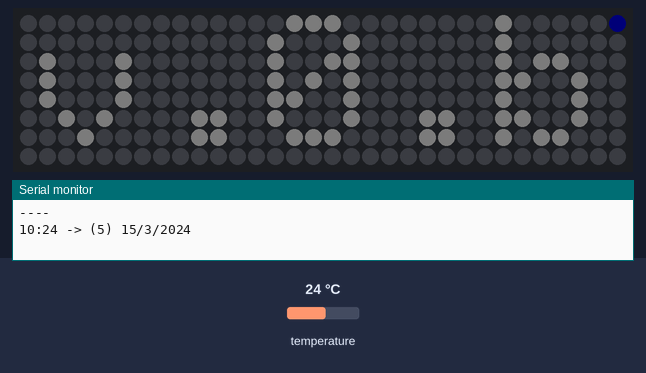
Bench run of a sketch on a simulated Arduino Uno, built with avr-gcc and run on an emulated ATmega328P. Shown: 32×8 RGB LED matrix (first LED top left, wired row by row), the last lines printed to the serial monitor. The test bench sets the inputs (shaded band); at power-on: temperature 24 °C. Dim RGB values are drawn brighter than linear; the local clock reads 2024-03-15 10:24:30 at power-on unless the sketch sets it.

Above: at 1.1 s.
At 28.2 s:
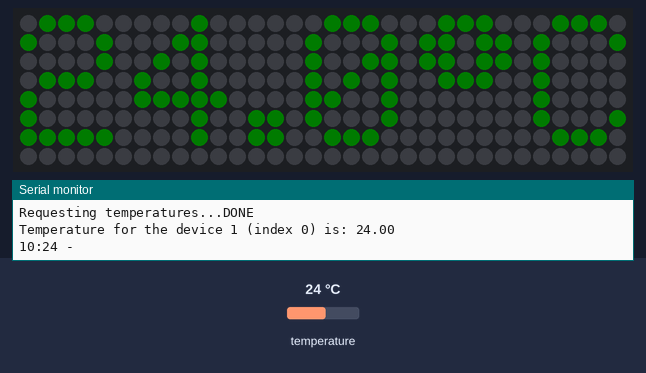
At 33.4 s:
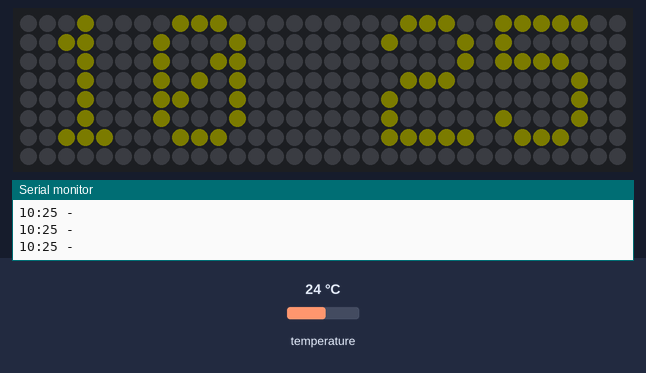
At 38.4 s:
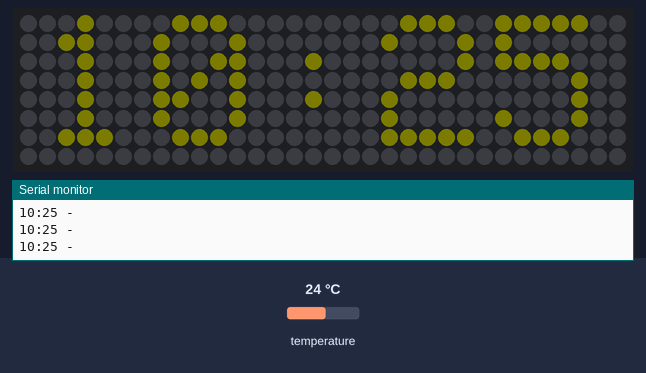

The sketch:

RTCclock_Arduino_8x32_v0b.ino
```cpp
/* original design by niq_ro: https://github.com/tehniq3/
 * RTC clock v.0.a - added RTC (DS3231/DS1307)
 * v.0.b - added thermometer with DS18B20 sensor
*/

#include <OneWire.h>
#include <DallasTemperature.h>
#include "RTClib.h"
#include <Adafruit_GFX.h>
#include <Adafruit_NeoMatrix.h>  // https://github.com/adafruit/Adafruit_NeoMatrix
#include <Adafruit_NeoPixel.h>
/*
#ifndef PSTR
 #define PSTR // Make Arduino Due happy
#endif
*/

#define LED_PIN 12          // GPIO12= D6  // matrix pin
#define RTC_SDA 4       // GPIO4 = D2
#define RTC_SCL 5       // GPIO5 = D1
#define ONE_WIRE_BUS 14 // GPIO14= D5  // DS18B20 pin

// MATRIX DECLARATION:
// Parameter 1 = width of the matrix
// Parameter 2 = height of the matrix
// Parameter 3 = pin number (most are valid)
// Parameter 4 = matrix layout flags, add together as needed:
//   NEO_MATRIX_TOP, NEO_MATRIX_BOTTOM, NEO_MATRIX_LEFT, NEO_MATRIX_RIGHT:
//     Position of the FIRST LED in the matrix; pick two, e.g.
//     NEO_MATRIX_TOP + NEO_MATRIX_LEFT for the top-left corner.
//   NEO_MATRIX_ROWS, NEO_MATRIX_COLUMNS: LEDs are arranged in horizontal
//     rows or in vertical columns, respectively; pick one or the other.
//   NEO_MATRIX_PROGRESSIVE, NEO_MATRIX_ZIGZAG: all rows/columns proceed
//     in the same order, or alternate lines reverse direction; pick one.
//   See example below for these values in action.
// Parameter 5 = pixel type flags, add together as needed:
//   NEO_KHZ800  800 KHz bitstream (most NeoPixel products w/WS2812 LEDs)
//   NEO_KHZ400  400 KHz (classic 'v1' (not v2) FLORA pixels, WS2811 drivers)
//   NEO_GRB     Pixels are wired for GRB bitstream (most NeoPixel products)
//   NEO_GRBW    Pixels are wired for GRBW bitstream (RGB+W NeoPixel products)
//   NEO_RGB     Pixels are wired for RGB bitstream (v1 FLORA pixels, not v2)

Adafruit_NeoMatrix matrix = Adafruit_NeoMatrix(32, 8, LED_PIN,
  NEO_MATRIX_TOP     + NEO_MATRIX_LEFT +
  NEO_MATRIX_COLUMNS + NEO_MATRIX_ZIGZAG,
  NEO_GRB            + NEO_KHZ800);   // https://www.adafruit.com/product/2294

const uint16_t colors[] = {
  matrix.Color(255, 0, 0),    // red
  matrix.Color(0, 255, 0),    // green
  matrix.Color(255, 255, 0),  // yellow
  matrix.Color(0, 0, 255),    // blue
  matrix.Color(255, 0, 255),  // mouve
  matrix.Color(0, 255, 255),  // bleu (ligh blue)
  matrix.Color(255, 255, 255) // white
  };

// WS2812b day / night brightness.
#define NIGHTBRIGHTNESS 3      // Brightness level from 0 (off) to 255 (full brightness)
#define DAYBRIGHTNESS 20

String text = "RTC clock by niq_ro on 8x32 addressable led display !";
int ltext = 6*text.length();  // lengh of string
int x;

int ora = 20;
int minut = 24;
int secundar = 0;
int zi, zi2, luna, an;
unsigned long unixora;

byte culoare = 1;
byte schimbare = 1;
/*
//Week Days
String weekDays[7]={"Sunday", "Monday", "Tuesday", "Wednesday", "Thursday", "Friday", "Saturday"};
//Month names
String months[12]={"January", "February", "March", "April", "May", "June", "July", "August", "September", "October", "November", "December"};
*/
RTC_DS1307 rtc;

// Setup a oneWire instance to communicate with any OneWire devices (not just Maxim/Dallas temperature ICs)
OneWire oneWire(ONE_WIRE_BUS);
// Pass our oneWire reference to Dallas Temperature.
DallasTemperature sensors(&oneWire);

float te = -23.2;  // demo temperature
float tempC;
byte semnminus = 0;
int te0, te1, te2;

void setup() {
  Serial.begin(115200);
  Serial.println("----");

  sensors.begin();   // Start up the DS18B20 library

   if (! rtc.begin()) {
    Serial.println("Couldn't find RTC");
    Serial.flush();
    while (1) delay(10);
  }

  if (! rtc.isrunning()) {
    Serial.println("RTC is NOT running, let's set the time!");
    // When time needs to be set on a new device, or after a power loss, the
    // following line sets the RTC to the date & time this sketch was compiled
    rtc.adjust(DateTime(F(__DATE__), F(__TIME__)));
    // This line sets the RTC with an explicit date & time, for example to set
    // January 21, 2014 at 3am you would call:
    // rtc.adjust(DateTime(2014, 1, 21, 3, 0, 0));
  }

  // When time needs to be re-set on a previously configured device, the
  // following line sets the RTC to the date & time this sketch was compiled
  // rtc.adjust(DateTime(F(__DATE__), F(__TIME__)));
  // This line sets the RTC with an explicit date & time, for example to set
  // January 21, 2014 at 3am you would call:
  // rtc.adjust(DateTime(2014, 1, 21, 3, 0, 0));
//rtc.adjust(DateTime(F(__DATE__), F(__TIME__)));

delay(1000);
DateTime now = rtc.now();
unixora = now.unixtime();
ora = now.hour();
minut = now.minute();
secundar = now.second();
zi = now.dayOfTheWeek();
zi2 = now.day();
an = now.year();
luna = now.month();
Serial.print(ora);
Serial.print(":");
Serial.print(minut);
Serial.print(" -> (");
Serial.print(zi);
Serial.print(") ");
Serial.print(zi2);
Serial.print("/");
Serial.print(luna);
Serial.print("/");
Serial.println(an);

  matrix.begin();
  matrix.setTextWrap(false);
  matrix.setBrightness(NIGHTBRIGHTNESS);  // original 255
  matrix.setTextColor(colors[6]);
  matrix.fillScreen(0);
matrix.setCursor(1, 0);
matrix.print(F("v.0.b"));
//matrix.print(ceas);
matrix.setPixelColor(255, matrix.Color(0, 150, 0));
matrix.show();
delay(2000);

x    = matrix.width();
matrix.fillScreen(0);
  for (x; x > -ltext ; x--)
  {
  matrix.fillScreen(0);
  matrix.setCursor(x, 0);
  matrix.print(text);
  matrix.show();
  delay(30);
 }
    delay(500);

citiresenzor();
}

void loop() {
DateTime now = rtc.now();
ora = now.hour();
minut = now.minute();
secundar = now.second();
/*
unixora = now.unixtime();
zi = now.dayOfTheWeek();
zi2 = now.day();
an = now.year();
luna = now.month();
*/
Serial.print(ora);
Serial.print(":");
Serial.print(minut);
/*
Serial.print(" -> (");
Serial.print(zi);
Serial.print(") ");
Serial.print(zi2);
Serial.print("/");
Serial.print(luna);
Serial.print("/");
Serial.print(an);
*/
Serial.println(" -");

if ((secundar == 0) or (secundar == 55))
   {
   schimbare = 0;
   delay(600);
   }

if (secundar < 55)
{
if (schimbare == 0)
    {
    culoare++;
    if (culoare > 6) culoare = 0;
    schimbare = 1;
    }
matrix.fillScreen(0);
matrix.setTextColor(colors[culoare]);
matrix.setCursor(1, 0);
//matrix.print(F("_"));
matrix.print(ora/10);
matrix.print(ora%10);
 if (secundar%2 == 0)
      matrix.print(F(":"));
 else
      matrix.print(F(" "));
matrix.print(minut/10);
matrix.print(minut%10);
//matrix.setPixelColor(255, matrix.Color(0, 150, 0));
matrix.show();
}
 else
{
 if (schimbare == 0)
    {
    culoare++;
    if (culoare > 6) culoare = 0;
    schimbare = 1;
    }
matrix.fillScreen(0);
matrix.setTextColor(colors[culoare]);
matrix.setCursor(0, 0);
if (te/10 == 0) matrix.print(F(" "));
if (semnminus == 1)
   matrix.print(F("-"));
//matrix.print(te,1);
matrix.print(te1);
matrix.setCursor(10, 0);
 matrix.print(F("."));
matrix.setCursor(15, 0);
matrix.print(te2);
if (semnminus == 0)
   matrix.print((char)247);
matrix.print(F("C"));
matrix.show();
}

if (secundar == 57)
{
  citiresenzor();
}
delay(500);
}  // end main loop

void citiresenzor()
{
 // call sensors.requestTemperatures() to issue a global temperature
  // request to all devices on the bus
  Serial.print("Requesting temperatures...");
  sensors.requestTemperatures(); // Send the command to get temperatures
  Serial.println("DONE");
  // After we got the temperatures, we can print them here.
  // We use the function ByIndex, and as an example get the temperature from the first sensor only.
  tempC = sensors.getTempCByIndex(0);

  // Check if reading was successful
  if (tempC != DEVICE_DISCONNECTED_C)
  {
    Serial.print("Temperature for the device 1 (index 0) is: ");
    Serial.println(tempC);
  }
  else
  {
    Serial.println("Error: Could not read temperature data");
  }
if (tempC < 0.)
    {
    semnminus = 1;
    te = -tempC;
    }
 else
    {
    semnminus = 0;
    te = tempC;
    }
    te0 = te *10.;
    te1 = te0/10;
    te2 = te0%10;
}
```

Measured:
- what the display in image 0 shows lasts 2.0 s, from 1.1 s to 3.1 s
- what the display in image 1 shows lasts 3.0 s, from 28.1 s to 31.1 s
- what the display in image 2 shows lasts 1.1 s, from 33.3 s to 34.4 s
